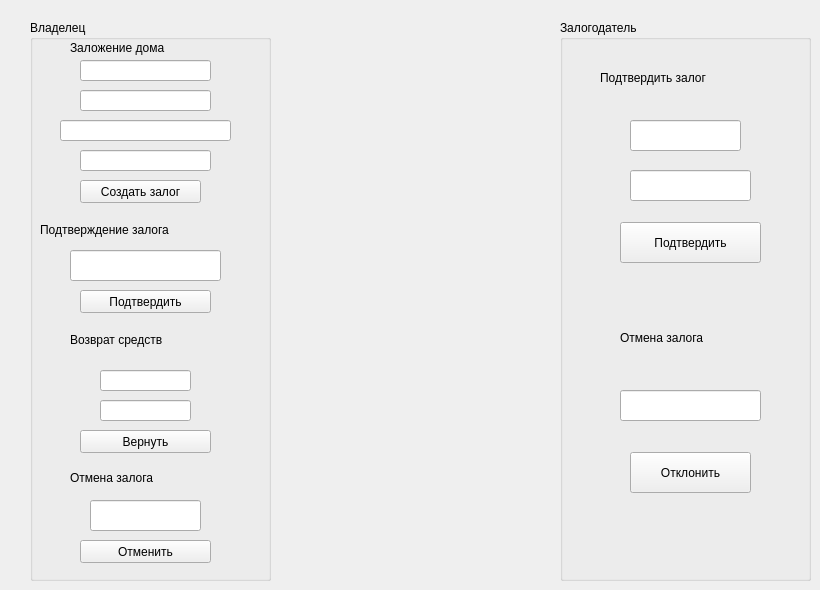
    <widget class="QWidget" name="tab_5">
     <attribute name="title">
      <string>Залог</string>
     </attribute>
     <widget class="QGroupBox" name="groupBox_12">
      <property name="geometry">
       <rect>
        <x>30</x>
        <y>20</y>
        <width>241</width>
        <height>561</height>
       </rect>
      </property>
      <property name="title">
       <string>Владелец</string>
      </property>
      <widget class="QLabel" name="label_41">
       <property name="geometry">
        <rect>
         <x>40</x>
         <y>20</y>
         <width>171</width>
         <height>16</height>
        </rect>
       </property>
       <property name="styleSheet">
        <string notr="true">font: 14pt &quot;Courier New&quot;;</string>
       </property>
       <property name="text">
        <string>Заложение дома</string>
       </property>
      </widget>
      <widget class="QLineEdit" name="lineEdit_12">
       <property name="geometry">
        <rect>
         <x>50</x>
         <y>40</y>
         <width>131</width>
         <height>21</height>
        </rect>
       </property>
       <property name="toolTip">
        <string>ID дома</string>
       </property>
       <property name="styleSheet">
        <string notr="true">font: 13pt &quot;Impact&quot;;</string>
       </property>
       <property name="text">
        <string/>
       </property>
      </widget>
      <widget class="QLineEdit" name="lineEdit_13">
       <property name="geometry">
        <rect>
         <x>50</x>
         <y>70</y>
         <width>131</width>
         <height>21</height>
        </rect>
       </property>
       <property name="toolTip">
        <string>Цена</string>
       </property>
       <property name="styleSheet">
        <string notr="true">font: 13pt &quot;Impact&quot;;</string>
       </property>
       <property name="text">
        <string/>
       </property>
      </widget>
      <widget class="QLineEdit" name="lineEdit_14">
       <property name="geometry">
        <rect>
         <x>30</x>
         <y>100</y>
         <width>171</width>
         <height>21</height>
        </rect>
       </property>
       <property name="toolTip">
        <string>Срок предложения</string>
       </property>
       <property name="styleSheet">
        <string notr="true">font: 13pt &quot;Impact&quot;;</string>
       </property>
       <property name="text">
        <string/>
       </property>
      </widget>
      <widget class="QPushButton" name="pushButton_13">
       <property name="geometry">
        <rect>
         <x>50</x>
         <y>160</y>
         <width>121</width>
         <height>23</height>
        </rect>
       </property>
       <property name="text">
        <string>Создать залог</string>
       </property>
      </widget>
      <widget class="QLabel" name="label_46">
       <property name="geometry">
        <rect>
         <x>10</x>
         <y>200</y>
         <width>231</width>
         <height>20</height>
        </rect>
       </property>
       <property name="styleSheet">
        <string notr="true">font: 14pt &quot;Courier New&quot;;</string>
       </property>
       <property name="text">
        <string>Подтверждение залога</string>
       </property>
      </widget>
      <widget class="QLineEdit" name="lineEdit_26">
       <property name="geometry">
        <rect>
         <x>40</x>
         <y>230</y>
         <width>151</width>
         <height>31</height>
        </rect>
       </property>
       <property name="toolTip">
        <string>Номер залога</string>
       </property>
       <property name="styleSheet">
        <string notr="true">font: 13pt &quot;Impact&quot;;</string>
       </property>
       <property name="text">
        <string/>
       </property>
      </widget>
      <widget class="QPushButton" name="pushButton_17">
       <property name="geometry">
        <rect>
         <x>50</x>
         <y>270</y>
         <width>131</width>
         <height>23</height>
        </rect>
       </property>
       <property name="text">
        <string>Подтвердить</string>
       </property>
      </widget>
      <widget class="QLabel" name="label_47">
       <property name="geometry">
        <rect>
         <x>40</x>
         <y>450</y>
         <width>151</width>
         <height>16</height>
        </rect>
       </property>
       <property name="styleSheet">
        <string notr="true">font: 14pt &quot;Courier New&quot;;</string>
       </property>
       <property name="text">
        <string>Отмена залога</string>
       </property>
      </widget>
      <widget class="QLineEdit" name="lineEdit_27">
       <property name="geometry">
        <rect>
         <x>60</x>
         <y>480</y>
         <width>111</width>
         <height>31</height>
        </rect>
       </property>
       <property name="toolTip">
        <string>Номер залога</string>
       </property>
       <property name="styleSheet">
        <string notr="true">font: 13pt &quot;Impact&quot;;</string>
       </property>
       <property name="text">
        <string/>
       </property>
      </widget>
      <widget class="QPushButton" name="pushButton_18">
       <property name="geometry">
        <rect>
         <x>50</x>
         <y>520</y>
         <width>131</width>
         <height>23</height>
        </rect>
       </property>
       <property name="text">
        <string>Отменить</string>
       </property>
      </widget>
      <widget class="QLineEdit" name="lineEdit_32">
       <property name="geometry">
        <rect>
         <x>50</x>
         <y>130</y>
         <width>131</width>
         <height>21</height>
        </rect>
       </property>
       <property name="toolTip">
        <string>Срок залога</string>
       </property>
       <property name="styleSheet">
        <string notr="true">font: 13pt &quot;Impact&quot;;</string>
       </property>
       <property name="text">
        <string/>
       </property>
      </widget>
      <widget class="QPushButton" name="pushButton_25">
       <property name="geometry">
        <rect>
         <x>50</x>
         <y>410</y>
         <width>131</width>
         <height>23</height>
        </rect>
       </property>
       <property name="text">
        <string>Вернуть</string>
       </property>
      </widget>
      <widget class="QLineEdit" name="lineEdit_34">
       <property name="geometry">
        <rect>
         <x>70</x>
         <y>380</y>
         <width>91</width>
         <height>21</height>
        </rect>
       </property>
       <property name="toolTip">
        <string>Сумма</string>
       </property>
       <property name="styleSheet">
        <string notr="true">font: 13pt &quot;Impact&quot;;</string>
       </property>
       <property name="text">
        <string/>
       </property>
      </widget>
      <widget class="QLineEdit" name="lineEdit_35">
       <property name="geometry">
        <rect>
         <x>70</x>
         <y>350</y>
         <width>91</width>
         <height>21</height>
        </rect>
       </property>
       <property name="toolTip">
        <string>ID залога</string>
       </property>
       <property name="styleSheet">
        <string notr="true">font: 13pt &quot;Impact&quot;;</string>
       </property>
       <property name="text">
        <string/>
       </property>
      </widget>
      <widget class="QLabel" name="label_76">
       <property name="geometry">
        <rect>
         <x>40</x>
         <y>310</y>
         <width>191</width>
         <height>20</height>
        </rect>
       </property>
       <property name="styleSheet">
        <string notr="true">font: 14pt &quot;Courier New&quot;;</string>
       </property>
       <property name="text">
        <string>Возврат средств</string>
       </property>
      </widget>
     </widget>
     <widget class="QGroupBox" name="groupBox_15">
      <property name="geometry">
       <rect>
        <x>560</x>
        <y>20</y>
        <width>251</width>
        <height>561</height>
       </rect>
      </property>
      <property name="title">
       <string>Залогодатель</string>
      </property>
      <widget class="QLabel" name="label_42">
       <property name="geometry">
        <rect>
         <x>40</x>
         <y>50</y>
         <width>191</width>
         <height>16</height>
        </rect>
       </property>
       <property name="styleSheet">
        <string notr="true">font: 14pt &quot;Courier New&quot;;</string>
       </property>
       <property name="text">
        <string>Подтвердить залог</string>
       </property>
      </widget>
      <widget class="QLineEdit" name="lineEdit_23">
       <property name="geometry">
        <rect>
         <x>70</x>
         <y>100</y>
         <width>111</width>
         <height>31</height>
        </rect>
       </property>
       <property name="toolTip">
        <string>ID залога</string>
       </property>
       <property name="styleSheet">
        <string notr="true">font: 13pt &quot;Impact&quot;;</string>
       </property>
       <property name="text">
        <string/>
       </property>
      </widget>
      <widget class="QPushButton" name="pushButton_14">
       <property name="geometry">
        <rect>
         <x>60</x>
         <y>202</y>
         <width>141</width>
         <height>41</height>
        </rect>
       </property>
       <property name="text">
        <string>Подтвердить</string>
       </property>
      </widget>
      <widget class="QLabel" name="label_43">
       <property name="geometry">
        <rect>
         <x>60</x>
         <y>310</y>
         <width>161</width>
         <height>16</height>
        </rect>
       </property>
       <property name="styleSheet">
        <string notr="true">font: 14pt &quot;Courier New&quot;;</string>
       </property>
       <property name="text">
        <string>Отмена залога</string>
       </property>
      </widget>
      <widget class="QLineEdit" name="lineEdit_24">
       <property name="geometry">
        <rect>
         <x>60</x>
         <y>370</y>
         <width>141</width>
         <height>31</height>
        </rect>
       </property>
       <property name="toolTip">
        <string>ID залога</string>
       </property>
       <property name="styleSheet">
        <string notr="true">font: 13pt &quot;Impact&quot;;</string>
       </property>
       <property name="text">
        <string/>
       </property>
      </widget>
      <widget class="QPushButton" name="pushButton_15">
       <property name="geometry">
        <rect>
         <x>70</x>
         <y>432</y>
         <width>121</width>
         <height>41</height>
        </rect>
       </property>
       <property name="text">
        <string>Отклонить</string>
       </property>
      </widget>
      <widget class="QLineEdit" name="lineEdit_33">
       <property name="geometry">
        <rect>
         <x>70</x>
         <y>150</y>
         <width>121</width>
         <height>31</height>
        </rect>
       </property>
       <property name="toolTip">
        <string>Сумма</string>
       </property>
       <property name="styleSheet">
        <string notr="true">font: 13pt &quot;Impact&quot;;</string>
       </property>
       <property name="text">
        <string/>
       </property>
      </widget>
     </widget>
    </widget>
